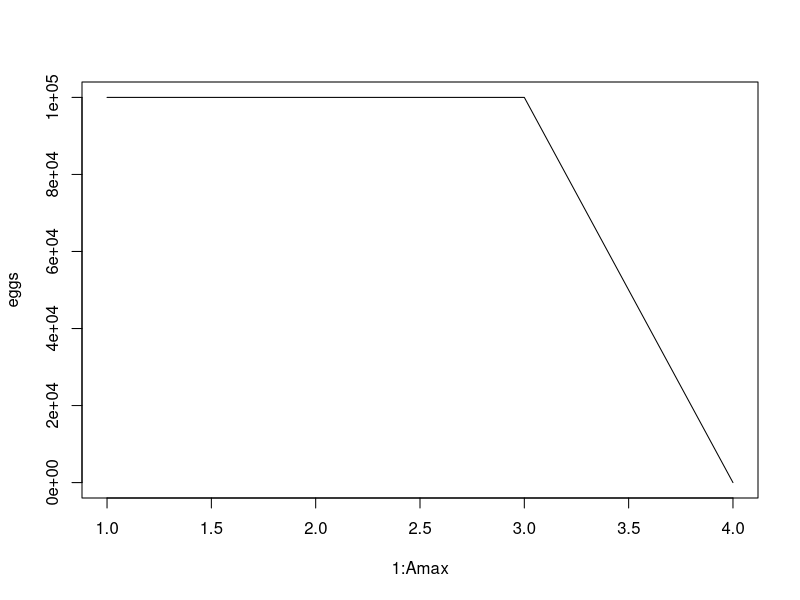
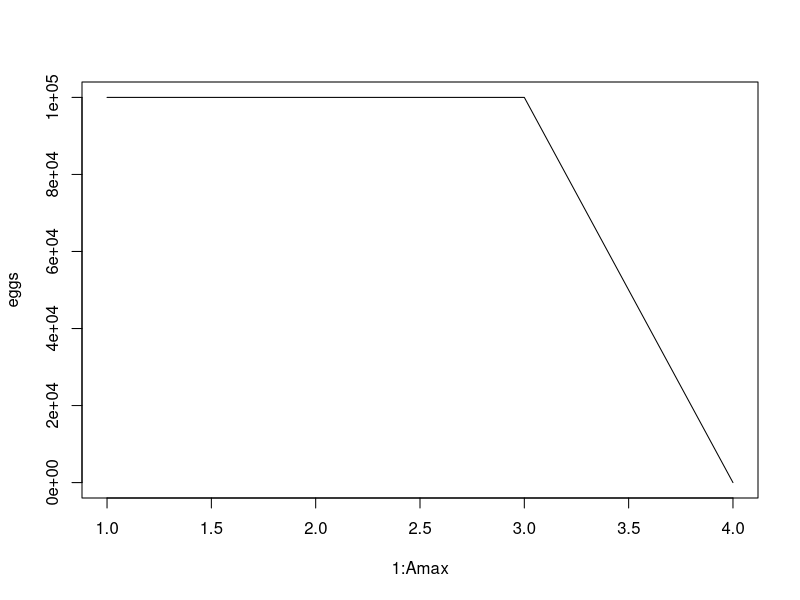
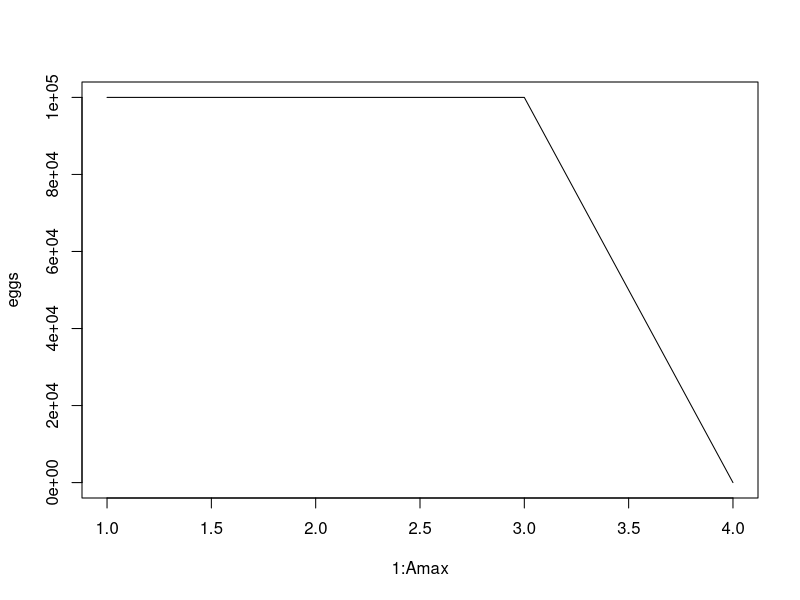
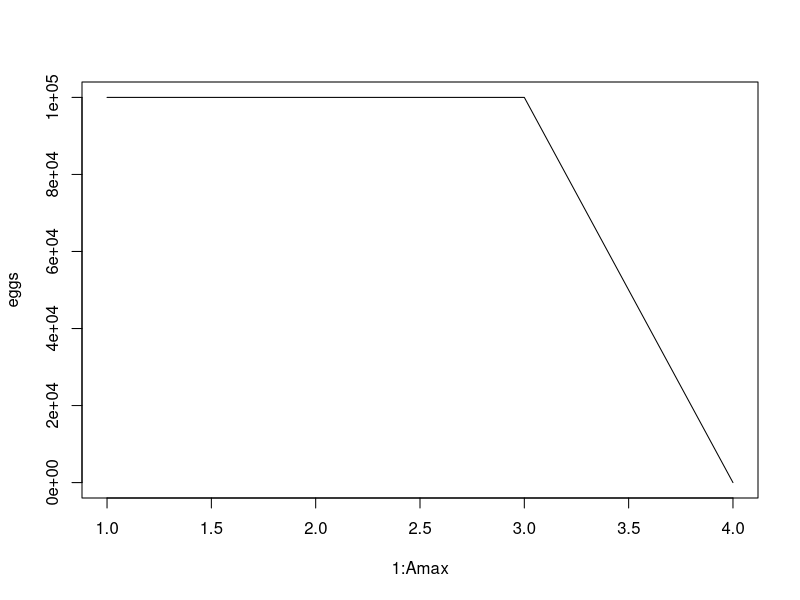
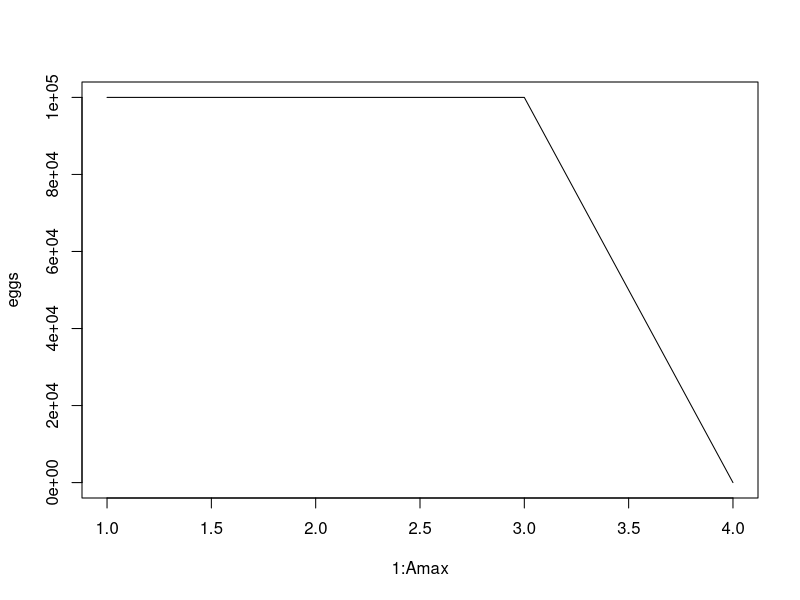
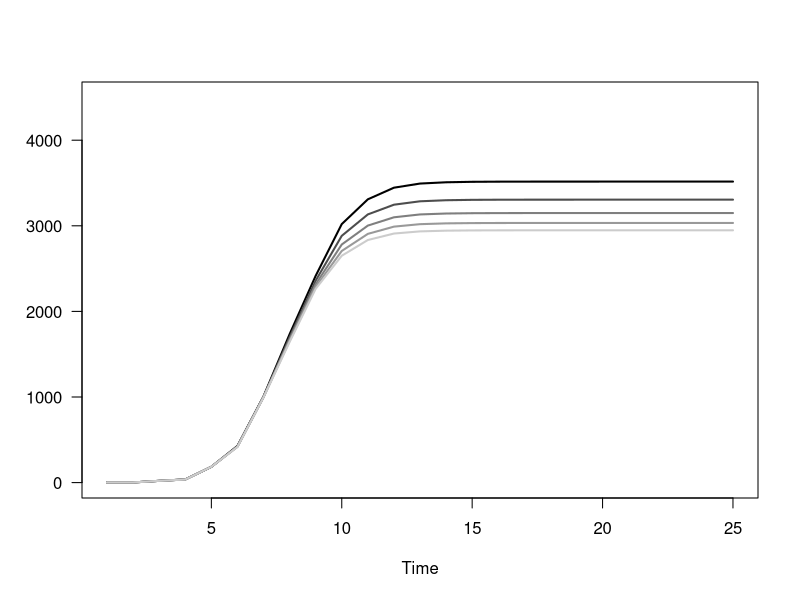

The R script that drew these images, in order:
 #this is the code used to generate the plot in Box 1
 library(plyr)
library(fields)

#Model parameters:
Npop=200 #initial pop size (not important)
Tmax=25 #max years
Tfishing=1 #when we start fishing
Trecovery=Tmax #stop fishing 
  
  
   #Life history parameters      	
	
 	  	sizeatbirth=1
    Amax=4 #max age

 	amat=2 #age at maturation - this varies depending on the matration function chosen
	Linf=15 #max size
	fishingsize = .75*Linf #size-selective fishery threshold size 
       Lmat=1 #length at maturity
       k=0.1 # Growth function param
 	  kappa=0.2 #natural mortality coef #params from Lorenzen et al. 2005
	 eps=0.18 #natural mortality exp
	  
	  c=1   #egg prod coef 
	  d=3 #egg &sperm prod exp
	  g = 7000000#sperm prod coef
	  v = 50 #mass-at-size coef
	  wexp = .3  #mass-at-size exp
	  h=1 #sperm fertilization effectiveness

#params that can be scalar or vector:
 natmort=0.2 #instantaneous natural mortality rate 
 alpha = 0.0001#recruitment function param
 beta = 0.000000001#recruitment function param - strenght of density dependence

       q=0.8 #maturation ogive steepness (1 = very steep)
  
    Fvec = seq(0, 1.2, by = 0.3) #Fishing mortality vector
    
   
      
    #set up matrices
N=matrix(nrow=Amax, ncol=Tmax, data=0)
 
W=matrix(nrow=Amax, ncol=1, data=0)
L=matrix(nrow=Amax, ncol=1, data=0)
E=matrix(nrow=Amax, ncol=Tmax, data=0)
S=matrix(nrow=1, ncol=Tmax, data=0)
P=matrix(nrow=1, ncol=Tmax)
B=matrix(nrow=1, ncol=Tmax)
Y=matrix(nrow=1, ncol=Tmax) 
 
 #set up vectors to hold age-specific variables 
Pmale=rep(0, Amax) #probability of sex change
fert=rep(0, Tmax) #fert probability
pmat=rep(0, Amax) #maturation probability
eggs=rep(0, Amax) #fecundity
mu=rep(0, Amax) #natural mortality
select=rep(0, Amax) #fishery selectivity

N[1, 1]=Npop #initial population size
L[1]=sizeatbirth #larval size at recruitment
 sums=matrix(nrow=Tmax, ncol=length(Fvec))

for(Fish in 1:length(Fvec)) {
  
  mu_f=Fvec[Fish]
  
#First: Define the age-specific growth, mortality, and maturation function
  
  for (a in 1:(Amax-1)) {
  	
  	
#GROWTH 
		 
	L[a+1]= Linf*(1-exp(-k)) + (L[a])*exp(-k) #length at age
     W[a]= v*L[a]^wexp #weight at age
      #natural mortality
  
  mu[a]=0.05 #for simplicity, fixed at 0.05
         
     pmat[a]=ifelse( a < amat, 0, 1)     
     
     
 #FISHING SELECTIVITY    
     #JUST AFTER AGE AT MATURATION
     
    select[a] = ifelse( a < amat+1, 0, 1)  #knife edge gear selectivity right after maturation  
     
      

 #FECUNDITY
      # eggs[a]= c*W[a]^2 #fecundity is a function of individual mass-at-age 
       eggs[a]=100000

   } #end 1st age loop

plot(1:Amax, eggs, type="l")


#Now for these age specific rates, simulate pop dynamics through time       
 for(t in 1:(Tmax-1)) {
	 
   
E[,t]=N[, t]*pmat*eggs  #assuming spawning occurs between 1 t and the next
 
P[t]= sum(E[,t])  #assuming fertilization is 100%
  
 N[1,t+1]= alpha*P[t]/(1+beta*P[t]) #this is the N_0 class that is born and enters in the next time step.. 
 
     for (age in 1:(Amax-1)) {
      
   Fishing= if (Tfishing < t & Trecovery > t) {
   				Fishing = select[age]*mu_f } else {
   				Fishing = 0
                     }
    
 	N[age+1,t+1] = N[age, t]*exp(-mu[age]-Fishing)  #assuming mortality happens after spawning

 	B[t]=sum(N[,t]*W)
 	 
 			
    } #end second age loop
        } #end t loop
      sums[,Fish]=apply(N, 2, sum) #calculate popsize (numbers) at each time
        } #end Fish loop
 
 
 #plot steady state for each value of fishing:
 quartz() 
 matplot(1:Tmax, sums/100, type="l", lwd=2, xlab="Time", ylab="", ylim=c(0, 4500), lty = 1, col = c(1, "gray30", "gray50", "gray60", "gray80"), las=1)
     
